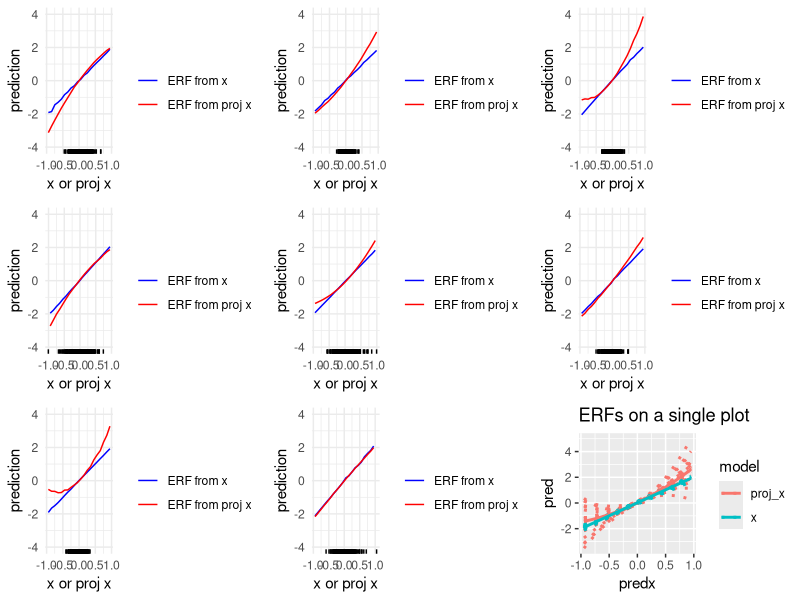
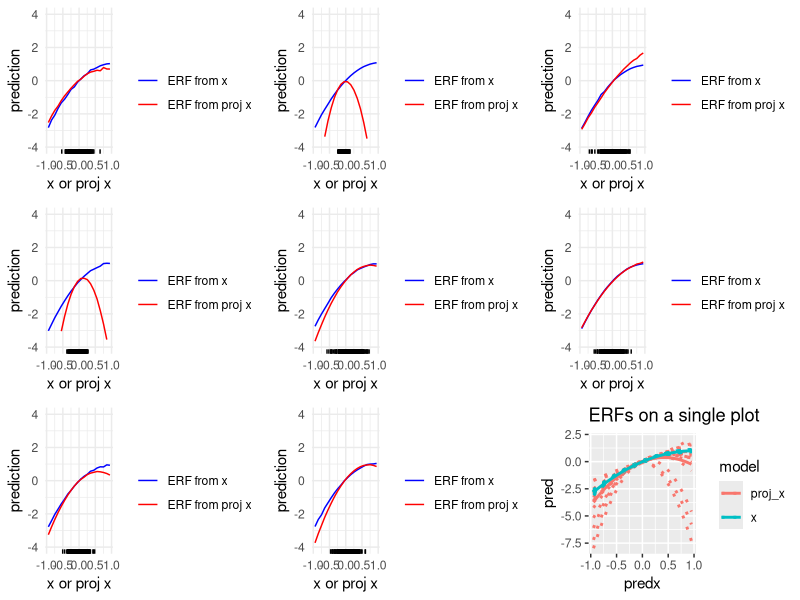
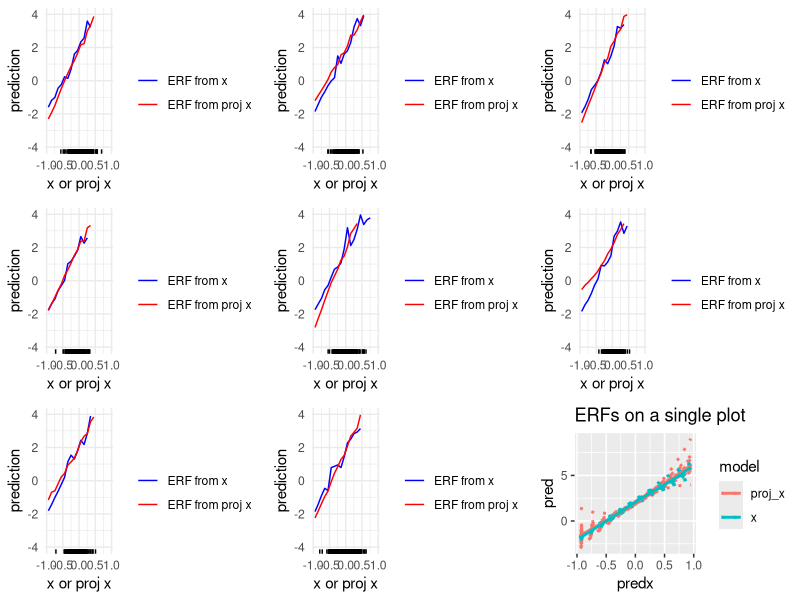
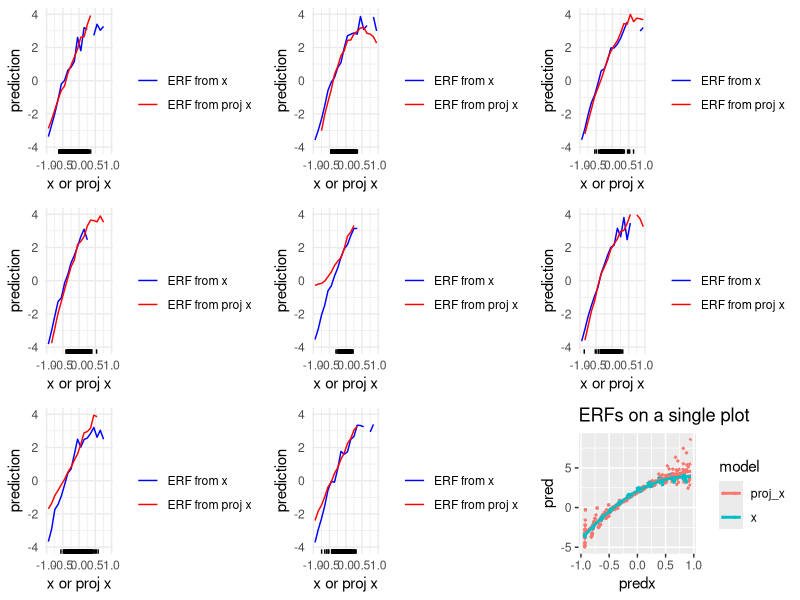

Reproduce these figures in R, in order.
library(ggplot2)
library(gridExtra)

erfsim = function(v, beta1, beta2, betaxc, betac, sig){
  n = nrow(v)
  x = rexp(n)-1 # mean zero
  cov = rgamma(n, shape = 2, rate = 1)
  y = beta1*x + beta2*x^2+ betaxc*x*cov + betac*cov + rnorm(n, mean = 0, sd = sig)
  lm1 = lm(y~ x + I(x^2) + x:cov + cov)
  pred1 = predict(lm1, newdata = data.frame(x = seq(-1, 1-2/n, by = 2/n), 
                                            cov = rgamma(n, shape = 2, rate = 1)))

  # by construction orthonormal
  vvt = v%*%t(v)
  vvtx = as.numeric(vvt%*%x)
  print(mean(vvtx))
  rx = x - vvtx
  lm2 = lm(y ~ vvtx + I(vvtx^2) + cov + cov:vvtx + rx + I(rx^2) + cov:rx + rx:vvtx)
  pred2 = predict(lm2, newdata = data.frame(vvtx = seq(-1, 1-2/n, by = 2/n), rx = rep(0, n), 
                                            cov = rnorm(n, mean = 2, sd = 0.5)))
  pred3 = predict(lm1)
  pred4 = predict(lm2)
  df = cbind.data.frame(seq(-1, 1-2/n, by = 2/n),
                         pred1,
                         pred2, 
                        pred3, 
                        pred4)
  colnames(df) = c('predx', 'lm1_pred', 'lm2_pred', 'lm3_pred', 'lm4_pred')
  # average across values of x (binning) to create ERF: ok since cov indep of x?
  dffinal = aggregate(df, 
                      by=list(cut(df$predx,seq(-1,1,0.1))), 
                      mean) 
  return(list('df' = dffinal, 'vvtx' = data.frame('obs_vvtx' = vvtx)))
}

erfplot = function(n, A, v, nreps, beta1=2, beta2=0, betaxc=0, betac=0, sig=1, filename){
  gs = list()
  allpred = data.frame(matrix(nrow = 2*n*nreps, ncol = 4))
  names(allpred) = c('predx', 'pred', 'model', 'sim')
  for (r in 1:nreps){
    dfrep = erfsim(v=v, beta1, beta2, betaxc, betac, sig)
    allpred[(2*n*(r-1)+1):((2*r-1)*n),] = cbind.data.frame(dfrep$df$predx, dfrep$df$lm1_pred, 
                                                           rep('x', n), rep(r, n))
    allpred[(((2*r-1)*n)+1):(2*r*n),] = cbind.data.frame(dfrep$df$predx, dfrep$df$lm2_pred, 
                                                         rep('proj_x', n), rep(r, n))
    gs[[r]] = ggplot(dfrep$df, aes(x = predx)) + 
      geom_line(aes(y = lm1_pred, color = 'ERF from x')) + 
      geom_line(aes(y = lm2_pred, color = 'ERF from proj x')) + 
      geom_rug(data=dfrep$vvtx, aes(x = obs_vvtx), sides = 'b', inherit.aes = F) + 
      labs(y = 'prediction', x = 'x or proj x') + 
      scale_colour_manual("", 
                          breaks = c("ERF from x", "ERF from proj x"),
                          values = c("blue", "red")) +
      ylim(-4,4) +
      theme_minimal()
  }
  gs[[nreps + 1]] = ggplot(allpred, aes(predx, pred, color = model)) +
    stat_smooth(aes(group = interaction(sim, model)), method = 'loess', se = FALSE, lty = 3) +
    stat_smooth(method = 'loess', se = FALSE, lty = 1) + 
    labs(title = 'ERFs on a single plot')
  png(paste('images/erfplots/', filename, '.jpeg', sep = ''), height = 1024, width = 1200)
  # Just plot 8 of them
  do.call(grid.arrange,gs[c(1:8, nreps+1)])
  dev.off()
}

n = 300
A = matrix(rexp(n^2), nrow = n, ncol = n)
v = svd(A)$u[,1:10]
nreps = 20
filename = 'linear'
erfplot(n=n, A=A, v=v, nreps=nreps, filename=filename)

filename = 'quadratic'
erfplot(n=n, A=A, v=v, beta2=-1, nreps=nreps, filename=filename)

filename = 'linearinteraction'
erfplot(n=n, A=A, v=v, betaxc=1, betac = 1, nreps=nreps, filename=filename)

filename = 'linearquadraticinteraction'
erfplot(n=n, A=A, v=v, betaxc=1, beta2=-2, betac=1, nreps=nreps, filename=filename)

